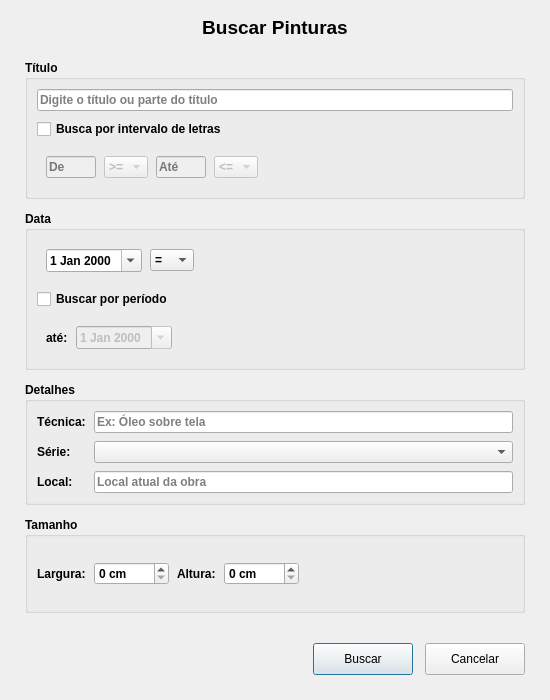
<?xml version="1.0" encoding="UTF-8"?>
<ui version="4.0">
 <class>Dialog</class>
 <widget class="QDialog" name="Dialog">
  <property name="geometry">
   <rect>
    <x>0</x>
    <y>0</y>
    <width>550</width>
    <height>700</height>
   </rect>
  </property>
  <property name="minimumSize">
   <size>
    <width>530</width>
    <height>650</height>
   </size>
  </property>
  <property name="windowTitle">
   <string>Buscar Pinturas</string>
  </property>
  <layout class="QVBoxLayout" name="mainLayout">
   <property name="spacing">
    <number>12</number>
   </property>
   <property name="leftMargin">
    <number>16</number>
   </property>
   <property name="topMargin">
    <number>16</number>
   </property>
   <property name="rightMargin">
    <number>16</number>
   </property>
   <property name="bottomMargin">
    <number>16</number>
   </property>
   <item>
    <widget class="QLabel" name="titleLabel">
     <property name="text">
      <string>Buscar Pinturas</string>
     </property>
     <property name="alignment">
      <set>Qt::AlignCenter</set>
     </property>
     <property name="font">
      <font>
       <pointsize>14</pointsize>
       <weight>75</weight>
       <bold>true</bold>
      </font>
     </property>
    </widget>
   </item>
   <item>
    <widget class="QScrollArea" name="scrollArea">
     <property name="frameShape">
      <enum>QFrame::NoFrame</enum>
     </property>
     <property name="widgetResizable">
      <bool>true</bool>
     </property>
     <widget class="QWidget" name="scrollAreaWidgetContents">
      <property name="geometry">
       <rect>
        <x>0</x>
        <y>0</y>
        <width>468</width>
        <height>540</height>
       </rect>
      </property>
      <layout class="QVBoxLayout" name="contentLayout">
       <property name="spacing">
        <number>12</number>
       </property>
       <item>
        <widget class="QGroupBox" name="groupBoxTitulo">
         <property name="title">
          <string>Título</string>
         </property>
         <property name="font">
          <font>
           <weight>75</weight>
           <bold>true</bold>
          </font>
         </property>
         <layout class="QVBoxLayout" name="tituloLayout">
          <property name="spacing">
           <number>8</number>
          </property>
          <item>
           <widget class="QLineEdit" name="titulo_busca">
            <property name="placeholderText">
             <string>Digite o título ou parte do título</string>
            </property>
           </widget>
          </item>
          <item>
           <widget class="QCheckBox" name="checkBox_intervalo_titulo">
            <property name="text">
             <string>Busca por intervalo de letras</string>
            </property>
           </widget>
          </item>
          <item>
           <widget class="QFrame" name="frameIntervalo">
            <property name="enabled">
             <bool>false</bool>
            </property>
            <layout class="QHBoxLayout" name="intervaloLayout">
             <property name="spacing">
              <number>8</number>
             </property>
             <item>
              <widget class="QLineEdit" name="letra1">
               <property name="maximumSize">
                <size>
                 <width>50</width>
                 <height>16777215</height>
                </size>
               </property>
               <property name="placeholderText">
                <string>De</string>
               </property>
              </widget>
             </item>
             <item>
              <widget class="QComboBox" name="sinal1">
               <property name="maximumSize">
                <size>
                 <width>60</width>
                 <height>16777215</height>
                </size>
               </property>
               <item>
                <property name="text">
                 <string>&gt;=</string>
                </property>
               </item>
               <item>
                <property name="text">
                 <string>&gt;</string>
                </property>
               </item>
              </widget>
             </item>
             <item>
              <widget class="QLineEdit" name="letra2">
               <property name="maximumSize">
                <size>
                 <width>50</width>
                 <height>16777215</height>
                </size>
               </property>
               <property name="placeholderText">
                <string>Até</string>
               </property>
              </widget>
             </item>
             <item>
              <widget class="QComboBox" name="sinal2">
               <property name="maximumSize">
                <size>
                 <width>60</width>
                 <height>16777215</height>
                </size>
               </property>
               <item>
                <property name="text">
                 <string>&lt;=</string>
                </property>
               </item>
               <item>
                <property name="text">
                 <string>&lt;</string>
                </property>
               </item>
              </widget>
             </item>
             <item>
              <spacer name="horizontalSpacer">
               <property name="orientation">
                <enum>Qt::Horizontal</enum>
               </property>
               <property name="sizeHint" stdset="0">
                <size>
                 <width>40</width>
                 <height>20</height>
                </size>
               </property>
              </spacer>
             </item>
            </layout>
           </widget>
          </item>
         </layout>
        </widget>
       </item>
       <item>
        <widget class="QGroupBox" name="groupBoxData">
         <property name="title">
          <string>Data</string>
         </property>
         <property name="font">
          <font>
           <weight>75</weight>
           <bold>true</bold>
          </font>
         </property>
         <layout class="QVBoxLayout" name="dataLayout">
          <property name="spacing">
           <number>8</number>
          </property>
          <item>
           <widget class="QFrame" name="frameDataSimples">
            <layout class="QHBoxLayout" name="dataSimples">
             <property name="spacing">
              <number>8</number>
             </property>
             <item>
              <widget class="QDateEdit" name="data_ini">
               <property name="calendarPopup">
                <bool>true</bool>
               </property>
              </widget>
             </item>
             <item>
              <widget class="QComboBox" name="comboBox_data_op">
               <item>
                <property name="text">
                 <string>=</string>
                </property>
               </item>
               <item>
                <property name="text">
                 <string>&gt;</string>
                </property>
               </item>
               <item>
                <property name="text">
                 <string>&lt;</string>
                </property>
               </item>
               <item>
                <property name="text">
                 <string>&gt;=</string>
                </property>
               </item>
               <item>
                <property name="text">
                 <string>&lt;=</string>
                </property>
               </item>
              </widget>
             </item>
             <item>
              <spacer name="dataSpacer">
               <property name="orientation">
                <enum>Qt::Horizontal</enum>
               </property>
               <property name="sizeHint" stdset="0">
                <size>
                 <width>40</width>
                 <height>20</height>
                </size>
               </property>
              </spacer>
             </item>
            </layout>
           </widget>
          </item>
          <item>
           <widget class="QCheckBox" name="checkBox_data_periodo">
            <property name="text">
             <string>Buscar por período</string>
            </property>
           </widget>
          </item>
          <item>
           <widget class="QFrame" name="framePeriodo">
            <layout class="QHBoxLayout" name="periodoLayout">
             <property name="spacing">
              <number>8</number>
             </property>
             <item>
              <widget class="QLabel" name="label_ate">
               <property name="text">
                <string>até:</string>
               </property>
              </widget>
             </item>
             <item>
              <widget class="QDateEdit" name="data_fin">
               <property name="enabled">
                <bool>false</bool>
               </property>
               <property name="calendarPopup">
                <bool>true</bool>
               </property>
              </widget>
             </item>
             <item>
              <spacer name="periodoSpacer">
               <property name="orientation">
                <enum>Qt::Horizontal</enum>
               </property>
               <property name="sizeHint" stdset="0">
                <size>
                 <width>40</width>
                 <height>20</height>
                </size>
               </property>
              </spacer>
             </item>
            </layout>
           </widget>
          </item>
         </layout>
        </widget>
       </item>
       <item>
        <widget class="QGroupBox" name="groupBoxDetalhes">
         <property name="title">
          <string>Detalhes</string>
         </property>
         <property name="font">
          <font>
           <weight>75</weight>
           <bold>true</bold>
          </font>
         </property>
         <layout class="QFormLayout" name="detalhesLayout">
          <property name="horizontalSpacing">
           <number>8</number>
          </property>
          <property name="verticalSpacing">
           <number>8</number>
          </property>
          <item row="0" column="0">
           <widget class="QLabel" name="labelTecnica">
            <property name="text">
             <string>Técnica:</string>
            </property>
           </widget>
          </item>
          <item row="0" column="1">
           <widget class="QLineEdit" name="tecnica_busca">
            <property name="placeholderText">
             <string>Ex: Óleo sobre tela</string>
            </property>
           </widget>
          </item>
          <item row="1" column="0">
           <widget class="QLabel" name="labelSerie">
            <property name="text">
             <string>Série:</string>
            </property>
           </widget>
          </item>
          <item row="1" column="1">
           <widget class="QComboBox" name="comboBox_serie"/>
          </item>
          <item row="2" column="0">
           <widget class="QLabel" name="labelLocal">
            <property name="text">
             <string>Local:</string>
            </property>
           </widget>
          </item>
          <item row="2" column="1">
           <widget class="QLineEdit" name="local_busca">
            <property name="placeholderText">
             <string>Local atual da obra</string>
            </property>
           </widget>
          </item>
         </layout>
        </widget>
       </item>
       <item>
        <widget class="QGroupBox" name="groupBoxTamanho">
         <property name="title">
          <string>Tamanho</string>
         </property>
         <property name="font">
          <font>
           <weight>75</weight>
           <bold>true</bold>
          </font>
         </property>
         <layout class="QHBoxLayout" name="tamanhoLayout">
          <property name="spacing">
           <number>8</number>
          </property>
          <item>
           <widget class="QLabel" name="labelLargura">
            <property name="text">
             <string>Largura:</string>
            </property>
           </widget>
          </item>
          <item>
           <widget class="QSpinBox" name="tamanho_x">
            <property name="suffix">
             <string> cm</string>
            </property>
            <property name="maximum">
             <number>9999</number>
            </property>
           </widget>
          </item>
          <item>
           <widget class="QLabel" name="labelAltura">
            <property name="text">
             <string>Altura:</string>
            </property>
           </widget>
          </item>
          <item>
           <widget class="QSpinBox" name="tamanho_y">
            <property name="suffix">
             <string> cm</string>
            </property>
            <property name="maximum">
             <number>9999</number>
            </property>
           </widget>
          </item>
          <item>
           <spacer name="tamanhoSpacer">
            <property name="orientation">
             <enum>Qt::Horizontal</enum>
            </property>
            <property name="sizeHint" stdset="0">
             <size>
              <width>40</width>
              <height>20</height>
             </size>
            </property>
           </spacer>
          </item>
         </layout>
        </widget>
       </item>
      </layout>
     </widget>
    </widget>
   </item>
   <item>
    <widget class="QFrame" name="buttonFrame">
     <property name="frameShape">
      <enum>QFrame::NoFrame</enum>
     </property>
     <layout class="QHBoxLayout" name="buttonLayout">
      <property name="spacing">
       <number>12</number>
      </property>
      <item>
       <spacer name="buttonSpacer">
        <property name="orientation">
         <enum>Qt::Horizontal</enum>
        </property>
        <property name="sizeHint" stdset="0">
         <size>
          <width>40</width>
          <height>20</height>
         </size>
        </property>
       </spacer>
      </item>
      <item>
       <widget class="QPushButton" name="confirma_busca">
        <property name="minimumSize">
         <size>
          <width>100</width>
          <height>32</height>
         </size>
        </property>
        <property name="text">
         <string>Buscar</string>
        </property>
        <property name="default">
         <bool>true</bool>
        </property>
       </widget>
      </item>
      <item>
       <widget class="QPushButton" name="cancelar_busca">
        <property name="minimumSize">
         <size>
          <width>100</width>
          <height>32</height>
         </size>
        </property>
        <property name="text">
         <string>Cancelar</string>
        </property>
       </widget>
      </item>
     </layout>
    </widget>
   </item>
  </layout>
 </widget>
 <resources/>
 <connections>
  <connection>
   <sender>checkBox_intervalo_titulo</sender>
   <signal>toggled(bool)</signal>
   <receiver>frameIntervalo</receiver>
   <slot>setEnabled(bool)</slot>
   <hints>
    <hint type="sourcelabel">
     <x>239</x>
     <y>127</y>
    </hint>
    <hint type="destinationlabel">
     <x>239</x>
     <y>167</y>
    </hint>
   </hints>
  </connection>
  <connection>
   <sender>checkBox_data_periodo</sender>
   <signal>toggled(bool)</signal>
   <receiver>data_fin</receiver>
   <slot>setEnabled(bool)</slot>
   <hints>
    <hint type="sourcelabel">
     <x>239</x>
     <y>317</y>
    </hint>
    <hint type="destinationlabel">
     <x>239</x>
     <y>347</y>
    </hint>
   </hints>
  </connection>
  <connection>
   <sender>cancelar_busca</sender>
   <signal>clicked()</signal>
   <receiver>Dialog</receiver>
   <slot>reject()</slot>
   <hints>
    <hint type="sourcelabel">
     <x>424</x>
     <y>597</y>
    </hint>
    <hint type="destinationlabel">
     <x>249</x>
     <y>324</y>
    </hint>
   </hints>
  </connection>
 </connections>
</ui>
